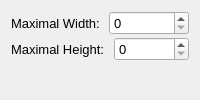
              <widget class="QWidget" name="page_3">
               <property name="toolTip">
                <string>Specify a boundary rectangle. The result is fit inside.</string>
               </property>
               <layout class="QVBoxLayout" name="verticalLayout_19">
                <property name="spacing">
                 <number>2</number>
                </property>
                <item>
                 <layout class="QHBoxLayout" name="horizontalLayout_23">
                  <property name="spacing">
                   <number>-1</number>
                  </property>
                  <item>
                   <widget class="QLabel" name="newWidthLabel_4">
                    <property name="font">
                     <font>
                      <pointsize>10</pointsize>
                     </font>
                    </property>
                    <property name="toolTip">
                     <string/>
                    </property>
                    <property name="text">
                     <string>Maximal Width:  </string>
                    </property>
                   </widget>
                  </item>
                  <item>
                   <widget class="QSpinBox" name="mainMaxWBox">
                    <property name="font">
                     <font>
                      <pointsize>10</pointsize>
                     </font>
                    </property>
                    <property name="toolTip">
                     <string/>
                    </property>
                    <property name="maximum">
                     <number>99999</number>
                    </property>
                   </widget>
                  </item>
                 </layout>
                </item>
                <item>
                 <layout class="QHBoxLayout" name="horizontalLayout_20">
                  <property name="spacing">
                   <number>-1</number>
                  </property>
                  <item>
                   <widget class="QLabel" name="newHeightLabel_5">
                    <property name="font">
                     <font>
                      <pointsize>10</pointsize>
                     </font>
                    </property>
                    <property name="toolTip">
                     <string/>
                    </property>
                    <property name="text">
                     <string>Maximal Height:  </string>
                    </property>
                   </widget>
                  </item>
                  <item>
                   <widget class="QSpinBox" name="mainMaxHBox">
                    <property name="font">
                     <font>
                      <pointsize>10</pointsize>
                     </font>
                    </property>
                    <property name="toolTip">
                     <string/>
                    </property>
                    <property name="maximum">
                     <number>99999</number>
                    </property>
                   </widget>
                  </item>
                 </layout>
                </item>
                <item>
                 <spacer name="verticalSpacer_11">
                  <property name="orientation">
                   <enum>Qt::Vertical</enum>
                  </property>
                  <property name="sizeHint" stdset="0">
                   <size>
                    <width>20</width>
                    <height>0</height>
                   </size>
                  </property>
                 </spacer>
                </item>
               </layout>
              </widget>
